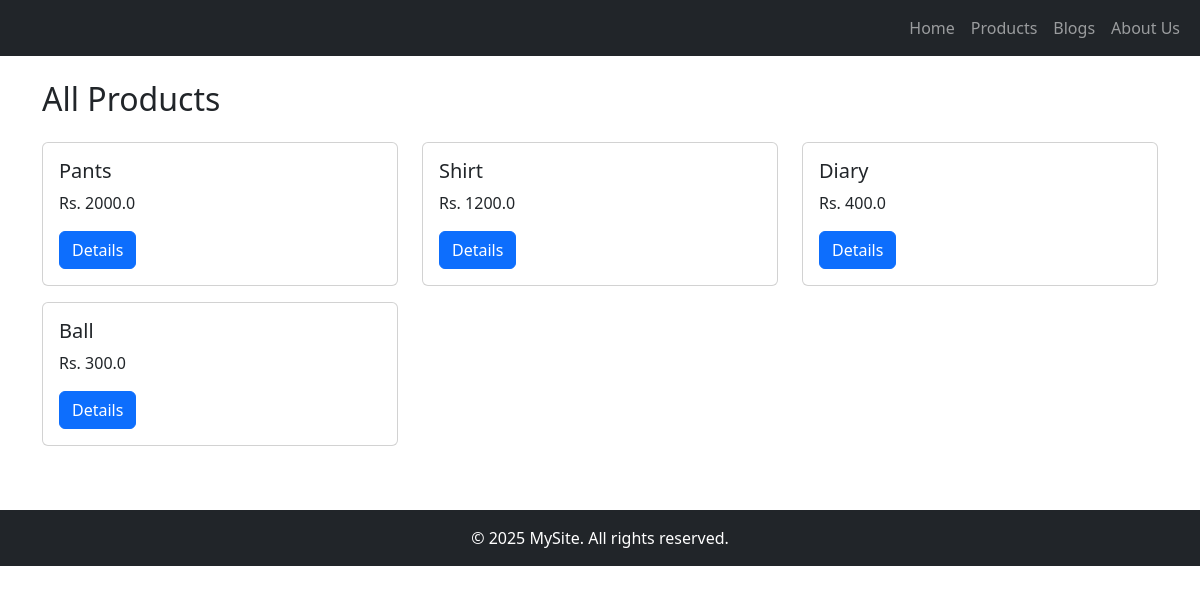
Before: /products/ with the older database file.
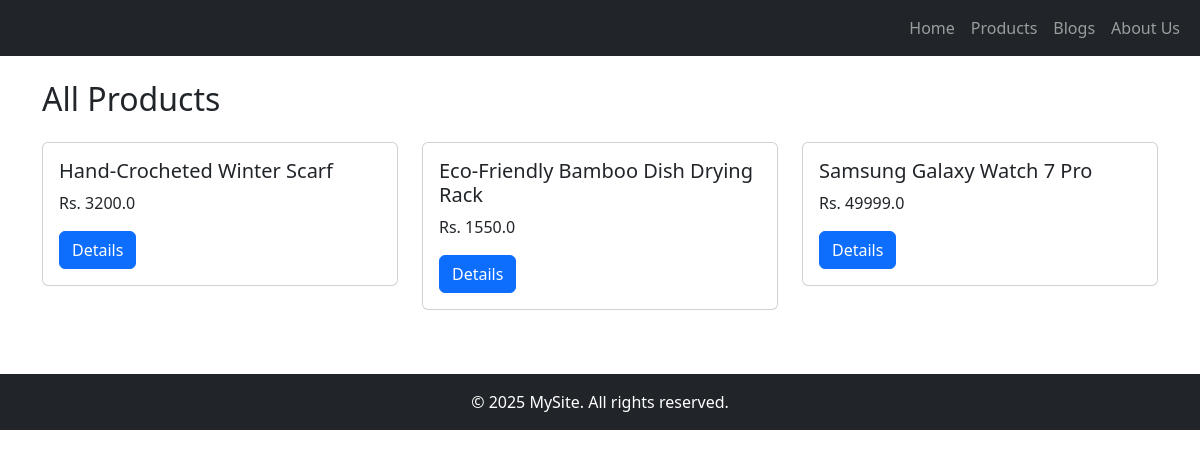
After: the same page with the newer database file.
### pages/models.py (models this page shows, shortened)
class Page(models.Model):
    title = models.CharField(max_length=100)
    slug = models.SlugField(unique=True)
    content = models.TextField()
    created_at = models.DateTimeField(auto_now_add=True)

### products/models.py (models this page shows, shortened)
class Product(models.Model):
    name = models.CharField(max_length=100)
    slug = models.SlugField(unique=True, null=True, blank=True)
    price = models.FloatField()
    description = models.TextField()
    stock = models.IntegerField(default=1)
    status = models.BooleanField(default=0)
    category = models.ForeignKey(Category, on_delete=models.CASCADE)
    created_at = models.DateTimeField(default=timezone.now)
    product_image = models.ImageField(upload_to='photos/products', blank=True)

### products/views.py (the view)
# urls.py: path('products/', include('products.urls')),
def products(request):
    all_products = Product.objects.all()
    return render(request, 'products/products1.html', {'products': all_products})

### pages/context_processors.py (called while the page is built)
def pages_links(request):
    pages = Page.objects.all()
    return {'pages': pages}

### sitesetting/context_processors.py (called while the page is built)
def site_settings(request):
    setting = SiteSetting.objects.first()
    return {'site_setting': setting}

### templates/products/products1.html
{% extends 'master/base1.html' %}
{% block content %}
<h2 class="mb-4">All Products</h2>
<div class="row">
  {% for product in products %}
    <div class="col-md-4 mb-3">
      <div class="card">
        <div class="card-body">
          <h5 class="card-title">{{ product.name }}</h5>
          <p class="card-text">Rs. {{ product.price }}</p>
          <a href="{% url 'product_detail' product.pk %}" class="btn btn-primary">Details</a>
        </div>
      </div>
    </div>
  {% endfor %}
</div>
{% endblock %}

### templates/master/base1.html (shortened to what this page needs)
<!DOCTYPE html>
<html lang="en">
<head>
  <link href="https://cdn.jsdelivr.net/npm/bootstrap@5.3.0/dist/css/bootstrap.min.css" rel="stylesheet">
</head>
<body>
  {% include 'includes/header1.html' %}
  <div class="container my-4">
    {% block content %}{% endblock %}
  </div>
  {% include 'includes/footer1.html' %}

### templates/includes/header1.html (shortened to what this page needs)
{% load static %}
<nav class="navbar navbar-expand-lg navbar-dark bg-dark">
  <div class="container-fluid">
    <div class="collapse navbar-collapse" id="navbarNav">
      <ul class="navbar-nav ms-auto">
        <li class="nav-item">
          <a class="nav-link" href="{% url 'home' %}">Home</a>
        </li>
        <li class="nav-item">
          <a class="nav-link" href="{% url 'products' %}">Products</a>
        </li>
        <li class="nav-item">
          <a class="nav-link" href="{% url 'blogs' %}">Blogs</a>
        </li>
        {% for page in pages %}
        <li class="nav-item">
          <a class="nav-link" href="{% url 'page_detail' page.slug %}">{{ page.title }}</a>
        </li>
        {% endfor %}
      </ul>
    </div>
  </div>
</nav>

### templates/includes/footer1.html
<footer class="bg-dark text-white text-center py-3 mt-5">
  <div class="container">
    <p class="mb-0">&copy; 2025 MySite. All rights reserved.</p>
  </div>
</footer>

Changed rows visible on the page:
removed Product: name "Pants", price "2000.0"
removed Product: name "Shirt", price "1200.0"
removed Product: name "Diary", price "400.0"
removed Product: name "Ball", price "300.0"
added Product: name "Hand-Crocheted Winter Scarf", price "3200.0"
added Product: name "Eco-Friendly Bamboo Dish Drying Rack", price "1550.0"
added Product: name "Samsung Galaxy Watch 7 Pro", price "49999.0"
